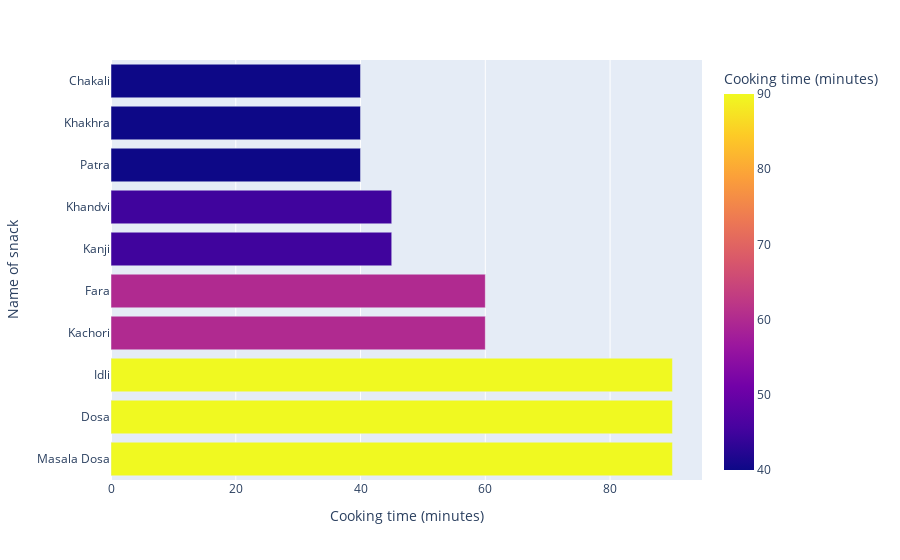

Notebook source saved alongside this figure:
### Markdown cell above
#### Q5: List of 10  Indian snacks with longest cooking time

### Code cell
snack_df = food_df[food_df['course']=='snack']

short_sort_snack_df = snack_df.sort_values(['cook_time'],ascending=False).iloc[:10,:]

fig = px.bar(short_sort_snack_df,y='name',x='cook_time',
             orientation='h',color='cook_time',
            labels={'name':'Name of snack','cook_time':'Cooking time (minutes)'})
fig.show()

### Figure 1 — Plotly figure (JSON) as saved in the notebook; plotly's stock layout.template omitted (floating-point values rounded to 4 significant figures)
{"data": [{"alignmentgroup": "True", "hovertemplate": "Cooking time (minutes)=%{marker.color}<br>Name of snack=%{y}<extra></extra>", "legendgroup": "", "marker": {"color": [90, 90, 90, 60, 60, 45, 45, 40, 40, 40], "coloraxis": "coloraxis"}, "name": "", "offsetgroup": "", "orientation": "h", "showlegend": false, "textposition": "auto", "type": "bar", "x": [90, 90, 90, 60, 60, 45, 45, 40, 40, 40], "xaxis": "x", "y": ["Masala Dosa", "Dosa", "Idli", "Kachori", "Fara", "Kanji", "Khandvi", "Patra", "Khakhra", "Chakali"], "yaxis": "y"}], "layout": {"barmode": "relative", "coloraxis": {"colorbar": {"title": {"text": "Cooking time (minutes)"}}, "colorscale": [[0, "#0d0887"], [0.1111, "#46039f"], [0.2222, "#7201a8"], [0.3333, "#9c179e"], [0.4444, "#bd3786"], [0.5556, "#d8576b"], [0.6667, "#ed7953"], [0.7778, "#fb9f3a"], [0.8889, "#fdca26"], [1, "#f0f921"]]}, "legend": {"tracegroupgap": 0}, "margin": {"t": 60}, "xaxis": {"anchor": "y", "domain": [0, 1], "title": {"text": "Cooking time (minutes)"}}, "yaxis": {"anchor": "x", "domain": [0, 1], "title": {"text": "Name of snack"}}}}
